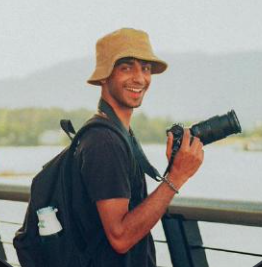
#> input picture source-photo.png, 262 x 267 px, found by its file name
$ python make_portrait.py
#> lines starting #> are read from the running program, lines starting #| are printed output that depends on the picture; after the words box and inside, x2 and y2 are one past the last pixel; in counts of white or black regions, pixels touching at a corner belong together
#!/usr/bin/env python3
"""Turn a photo into an animated terminal-style ASCII portrait SVG.

Usage:  python scripts/make_portrait.py [--photo source-photo.png] [--handle janek]
                                        [--name Janek] [--crop L,T,R,B] [--out portrait.svg]
Needs:  pip install pillow numpy
Tip:    use a front-facing photo with a plain background. --crop picks the square-ish
        region that gets converted (default: whole photo).
"""
import argparse, html
import numpy as np
from PIL import Image, ImageFilter

COLS, ROWS = 100, 53           # 100*8px by 53*15px  ->  roughly square
RAMP = " `:-=+*cs#%@"

def ascii_rows(photo, crop=None):
#> called with photo = 'source-photo.png', crop = (58, 18, 248, 208)
    im = Image.open(photo).convert("RGB")
    if crop:
        im = im.crop(crop)
#> im: PIL image 190x190 RGB
    im = im.resize((COLS * 4, ROWS * 4), Image.LANCZOS)
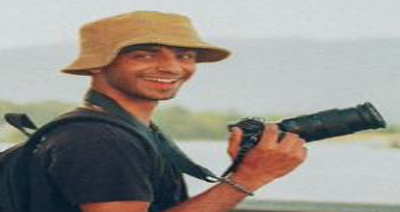
#> im: PIL image 400x212 RGB; mean R, G, B 151.6, 147.1, 140.3
    a = np.asarray(im).astype(float) / 255
    lum = 0.299 * a[..., 0] + 0.587 * a[..., 1] + 0.114 * a[..., 2]
    sat = (a.max(2) - a.min(2)) / (a.max(2) + 1e-6)
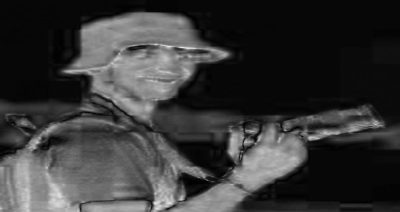
#> sat: shape (212, 400) float64; min 0, max 0.912, mean 0.219
    # rough subject mask: dark or colourful pixels are "subject", flat light ones are background
    fg = ((lum < 0.36) | (sat > 0.27)).astype("uint8") * 255
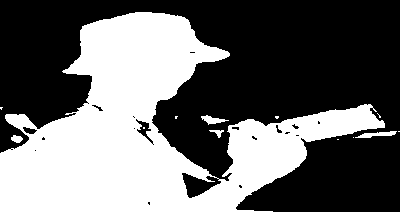
#> fg: shape (212, 400); 41.5% white; 13 white regions (8 under 20 px), largest, box (x1, y1, x2, y2) and area: (0, 12, 385, 212) 34746, (355, 131, 397, 138) 152, (201, 115, 229, 125) 129, (11, 135, 23, 143) 67, (209, 130, 224, 138) 53
    m = Image.fromarray(fg)
    m = m.filter(ImageFilter.MaxFilter(5)).filter(ImageFilter.MinFilter(7)).filter(ImageFilter.MaxFilter(5))
#> m: PIL image 400x212 L; 44.2% white; 4 white regions (1 under 20 px), largest, box (x1, y1, x2, y2) and area: (0, 11, 397, 212) 37233, (201, 115, 226, 125) 187, (214, 129, 223, 138) 69
    mask = np.asarray(m.filter(ImageFilter.GaussianBlur(2))).astype(float) / 255
    sharp = Image.fromarray((lum * 255).astype("uint8")).filter(
        ImageFilter.UnsharpMask(radius=4, percent=160, threshold=1))
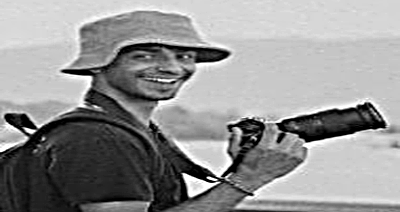
#> sharp: PIL image 400x212 L; min 0, max 255, mean 147.7
    lum2 = np.asarray(sharp).astype(float) / 255
    inside = mask > 0.5
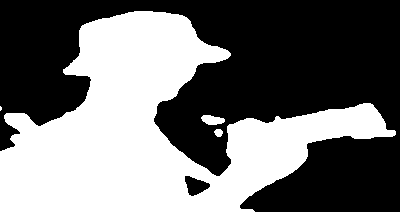
#> inside: shape (212, 400) bool; 44.2% white; 4 white regions (1 under 20 px), largest, box (x1, y1, x2, y2) and area: (0, 11, 396, 212) 37286, (201, 115, 225, 125) 174, (214, 129, 223, 137) 55
    lo, hi = np.percentile(lum2[inside], 3), np.percentile(lum2[inside], 97)
#> lo = 0; hi = 0.776
    ln = np.clip((lum2 - lo) / (hi - lo), 0, 1)
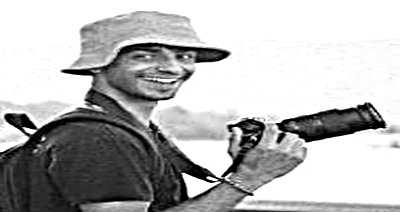
#> ln: shape (212, 400) float64; min 0, max 1, mean 0.716
    d = mask * (0.30 + 0.70 * ln ** 0.9)
    dg = np.asarray(Image.fromarray((d * 255).astype("uint8")).resize((COLS, ROWS), Image.BOX)).astype(float) / 255
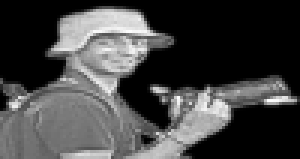
#> dg: shape (53, 100) float64 (shown 3 times larger); min 0, max 0.996, mean 0.263
    dg[dg < 0.14] = 0
#> dg: shape (53, 100) float64; 5.3% of pixels changed, all inside (x1, y1, x2, y2) = (0, 1, 100, 53)
    idx = (dg * (len(RAMP) - 1)).round().astype(int)
    return ["".join(RAMP[i] for i in row) for row in idx]

def build_svg(rows, handle, name):
#> called with handle = 'janek', name = 'Janek'
    W, H = 840, 37 + len(rows) * 15 + 38
#> W = 840; H = 870
    step = 0.11
    p = [f'<svg xmlns="http://www.w3.org/2000/svg" width="{W}" height="{H}" viewBox="0 0 {W} {H}" '
         'font-family="ui-monospace, SFMono-Regular, Menlo, Consolas, monospace">',
         '<defs><linearGradient id="bg" x1="0" y1="0" x2="0" y2="1"><stop offset="0" stop-color="#111722"/>'
         '<stop offset="1" stop-color="#0d1117"/></linearGradient></defs>',
         f'<rect width="{W}" height="{H}" rx="12" fill="url(#bg)"/>',
         f'<rect x="0.5" y="0.5" width="{W-1}" height="{H-1}" rx="12" fill="none" stroke="#30363d"/>',
         f'<line x1="0" y1="30" x2="{W}" y2="30" stroke="#30363d"/>',
         '<circle cx="20" cy="15" r="5" fill="#ff5f56"/><circle cx="36" cy="15" r="5" fill="#ffbd2e"/>'
         '<circle cx="52" cy="15" r="5" fill="#27c93f"/>',
         f'<text x="{W/2}" y="19" fill="#7d8590" font-size="12" text-anchor="middle">{html.escape(handle)}@github: ~$ ./portrait.sh</text>']
    for i, row in enumerate(rows):
        y, t = 37 + i * 15, i * step
        p.append(f'<clipPath id="r{i}"><rect x="20" y="{y}" height="15" width="0">'
                 f'<animate attributeName="width" from="0" to="800" begin="{t:.3f}s" dur="{step}s" fill="freeze"/></rect></clipPath>')
        p.append(f'<g clip-path="url(#r{i})"><text xml:space="preserve" x="20" y="{y+11.1:.1f}" fill="#c9d1d9" '
                 f'font-size="12.9" textLength="800" lengthAdjust="spacing">{html.escape(row)}</text></g>')
        p.append(f'<rect y="{y+1}" width="8" height="13" fill="#c9d1d9" opacity="0">'
                 f'<animate attributeName="x" from="20" to="820" begin="{t:.3f}s" dur="{step}s" fill="freeze"/>'
                 f'<set attributeName="opacity" to="0.85" begin="{t:.3f}s"/>'
                 f'<set attributeName="opacity" to="0" begin="{t+step:.3f}s"/></rect>')
#> this loop made 53 passes
#> (y, t) on passes 1 to 12: (37, 0), (52, 0.11), (67, 0.22), (82, 0.33), (97, 0.44), (112, 0.55), (127, 0.66), (142, 0.77), (157, 0.88), (172, 0.99), (187, 1.1), (202, 1.21)
#> after the loop, p = 166 items
    fy = 37 + len(rows) * 15
#> fy = 832
    p.append(f'<line x1="0" y1="{fy}" x2="{W}" y2="{fy}" stroke="#30363d"/>')
    prompt = f"{handle}@github:~$ whoami "
    p.append(f'<text x="20" y="{fy+19}" xml:space="preserve" fill="#7d8590" font-size="13">{html.escape(prompt)}'
             f'<tspan fill="#c9d1d9">{html.escape(name)}</tspan></text>')
    cx = 20 + (len(prompt) + len(name) + 1) * 7.8
    p.append(f'<rect x="{cx:.0f}" y="{fy+7}" width="8" height="14" fill="#c9d1d9"><animate attributeName="opacity" '
             'values="1;1;0;0" keyTimes="0;0.5;0.51;1" dur="1s" repeatCount="indefinite"/></rect>')
    p.append("</svg>")
    return "\n".join(p)

if __name__ == "__main__":
    ap = argparse.ArgumentParser()
    ap.add_argument("--photo", default="source-photo.png")
    ap.add_argument("--handle", default="janek")
    ap.add_argument("--name", default="Janek")
    ap.add_argument("--crop", default="58,18,248,208", help="L,T,R,B in pixels, or 'none'")
    ap.add_argument("--out", default="portrait.svg")
    a = ap.parse_args()
    crop = None if a.crop == "none" else tuple(int(v) for v in a.crop.split(","))
    open(a.out, "w", encoding="utf-8").write(build_svg(ascii_rows(a.photo, crop), a.handle, a.name))
    print("wrote", a.out)
